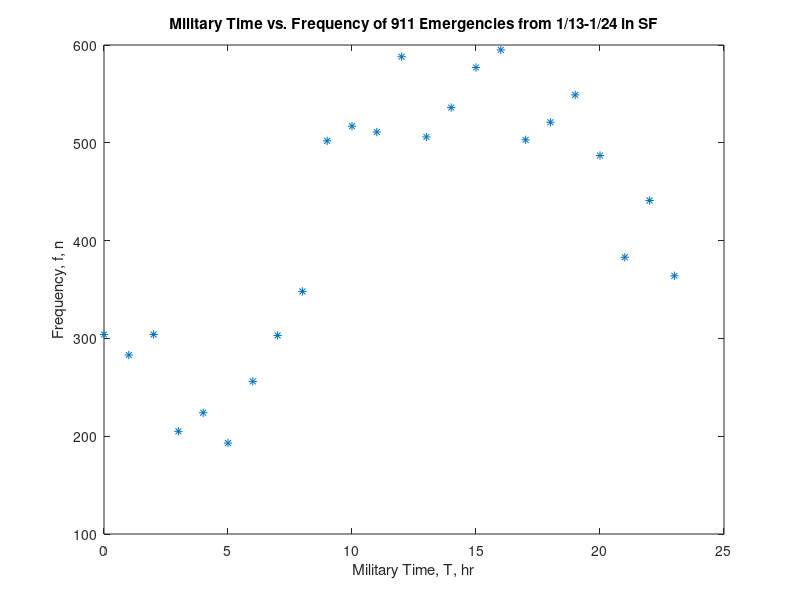

This chart was generated by the following MATLAB code:
%% Data Visual of 911 Emergencies Throughout the Day
date = [0:1:23];
frequency = [304,283,304,205,224,193,256,303,348,502,517,511,588,506,536,577,595,503,521,549,487,383,441,364];



figure(1);
plot(date,frequency,'*');
xlabel('Military Time, T, hr');
ylabel('Frequency, f, n');
title('Military Time vs. Frequency of 911 Emergencies from 1/13-1/24 in SF');

conLin = polyfit(date, frequency, 1);

mBFL = conLin(1);
kBFL = conLin(2);
yBFL = (mBFL.*date) + kBFL;
hold on
%plot(date, yBFL);



